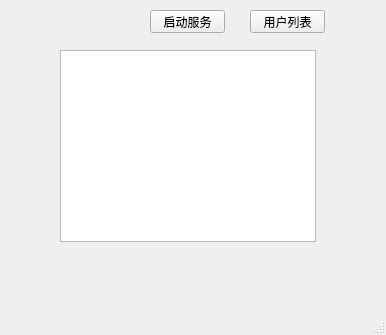
<?xml version="1.0" encoding="UTF-8"?>
<ui version="4.0">
 <class>MainWindow</class>
 <widget class="QMainWindow" name="MainWindow">
  <property name="geometry">
   <rect>
    <x>0</x>
    <y>0</y>
    <width>386</width>
    <height>335</height>
   </rect>
  </property>
  <property name="windowTitle">
   <string>MainWindow</string>
  </property>
  <widget class="QWidget" name="centralwidget">
   <widget class="QPushButton" name="btStart">
    <property name="geometry">
     <rect>
      <x>150</x>
      <y>10</y>
      <width>75</width>
      <height>23</height>
     </rect>
    </property>
    <property name="text">
     <string>启动服务</string>
    </property>
   </widget>
   <widget class="QListWidget" name="listWidget">
    <property name="geometry">
     <rect>
      <x>60</x>
      <y>50</y>
      <width>256</width>
      <height>192</height>
     </rect>
    </property>
   </widget>
   <widget class="QPushButton" name="btCheckClients">
    <property name="geometry">
     <rect>
      <x>250</x>
      <y>10</y>
      <width>75</width>
      <height>23</height>
     </rect>
    </property>
    <property name="text">
     <string>用户列表</string>
    </property>
   </widget>
  </widget>
  <widget class="QMenuBar" name="menubar">
   <property name="geometry">
    <rect>
     <x>0</x>
     <y>0</y>
     <width>386</width>
     <height>23</height>
    </rect>
   </property>
  </widget>
  <widget class="QStatusBar" name="statusbar"/>
 </widget>
 <resources/>
 <connections/>
</ui>
